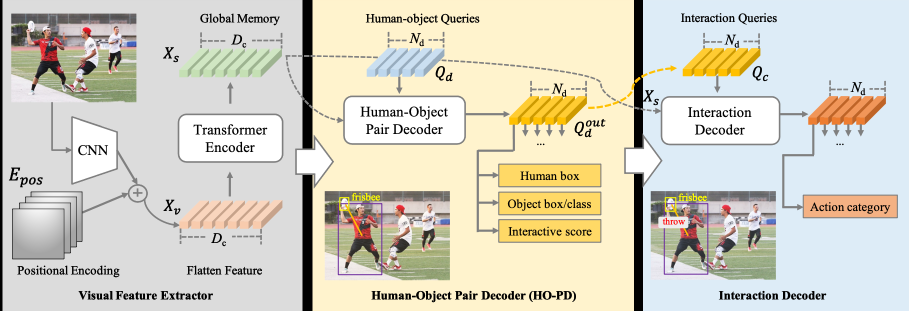
#> input picture CDN/paper_images/framework.png, 1818 x 622 px (shown at 1/2 size)
$ python -i T1_augment_images.py   (imports and definitions only)
#> lines starting #> are read from the running program, lines starting #| are printed output that depends on the picture
#!/usr/bin/env python3
"""
Lightweight image augmentation to expand Phase 1 training data.

Applies random combinations of:
- motion blur
- brightness/contrast jitter
- saturation jitter
- gaussian blur
- slight rotation
Geometric transforms update bounding boxes in the cloned annotations.

Usage:
  python T1_augment_images.py \
    --input_root /path/to/clear_frames \
    --output_root /path/to/augmented_frames \
    --per_image 3 \
    --seed 42
"""

from __future__ import annotations

import argparse
import random
import os
import json
import copy
from pathlib import Path

import cv2
import numpy as np

# Default annotation paths for Phase 3 (HICO-format).
DEFAULT_ANN_IN = Path("/home/mereddd/AIED_PAPER/CCATT/SActive_Learning_Based_SemiAutomatic_Data_Annotation/Semiautomaticdata/Phase3_Training/annotation_file/annotations/trainval_hico.json")
DEFAULT_ANN_OUT = Path("/home/mereddd/AIED_PAPER/CCATT/SActive_Learning_Based_SemiAutomatic_Data_Annotation/Semiautomaticdata/Phase3_Training/annotation_file/annotations/trainval_hico_with_aug.json")


# [14 lines left out: function list_images, not called in this run]


def ensure_dir(p: Path) -> None:
    p.mkdir(parents=True, exist_ok=True)


# [8 lines left out: function apply_motion_blur, not called in this run]


def adjust_brightness_contrast(img: np.ndarray, alpha: float, beta: float) -> np.ndarray:
    out = cv2.convertScaleAbs(img, alpha=alpha, beta=beta)
    return out


def adjust_saturation(img: np.ndarray, scale: float) -> np.ndarray:
    hsv = cv2.cvtColor(img, cv2.COLOR_BGR2HSV).astype(np.float32)
    hsv[..., 1] *= scale
    hsv[..., 1] = np.clip(hsv[..., 1], 0, 255)
    hsv = hsv.astype(np.uint8)
    return cv2.cvtColor(hsv, cv2.COLOR_HSV2BGR)


def gaussian_blur(img: np.ndarray, ksize: int) -> np.ndarray:
    k = max(3, ksize | 1)  # odd kernel
    return cv2.GaussianBlur(img, (k, k), 0)


# [4 lines left out: function rotate_slight, not called in this run]


def augment_image(img: np.ndarray, *, allow_geometry: bool = True) -> tuple[np.ndarray, np.ndarray | None]:
    out = img.copy()
    h, w = img.shape[:2]
    transform = np.eye(3, dtype=np.float32)
    geom_changed = False
    # motion blur
    if random.random() < 0.4:
        out = apply_motion_blur(out, kernel_size=random.choice([3, 5, 7]))
    # brightness/contrast
    if random.random() < 0.7:
        alpha = random.uniform(0.9, 1.1)  # contrast
        beta = random.uniform(-12, 12)    # brightness
        out = adjust_brightness_contrast(out, alpha=alpha, beta=beta)
    # saturation
    if random.random() < 0.6:
        sat = random.uniform(0.8, 1.2)
        out = adjust_saturation(out, sat)
    # gaussian blur
    if random.random() < 0.3:
        out = gaussian_blur(out, ksize=random.choice([3, 5]))
    # slight rotation
    if allow_geometry and random.random() < 0.1:
        angle = random.uniform(-0.5, 0.5)
        m = cv2.getRotationMatrix2D((w / 2, h / 2), angle, 1.0)
        out = cv2.warpAffine(out, m, (w, h), flags=cv2.INTER_LINEAR, borderMode=cv2.BORDER_REFLECT_101)
        transform = _compose_affine(transform, m)
        geom_changed = True
    return out, (transform if geom_changed else None)


# [231 lines left out: functions _compose_affine, _transform_bbox, _apply_transform_to_annotations, process_all, main, not called in this run]


# [2 lines not run here, left out]

>>> import cv2
>>> picture = cv2.imread('../../../CDN/paper_images/framework.png')
#> picture is the input picture: shape (622, 1818, 3); mean B, G, R 196, 210.3, 213.4
>>> result = augment_image(picture)
#> in adjust_saturation, `hsv = cv2.cvtColor(img, cv2.COLOR_BGR2HSV).astype(np.float32)`:
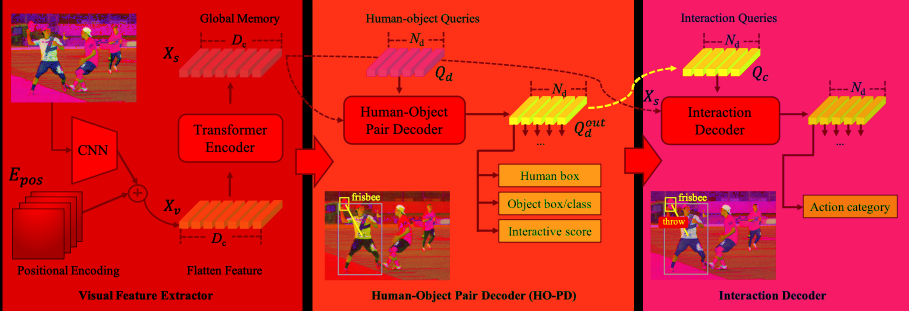
#> hsv: shape (622, 1818, 3) float32 (shown at 1/2 size); mean B, G, R 37.3, 33, 220.4
